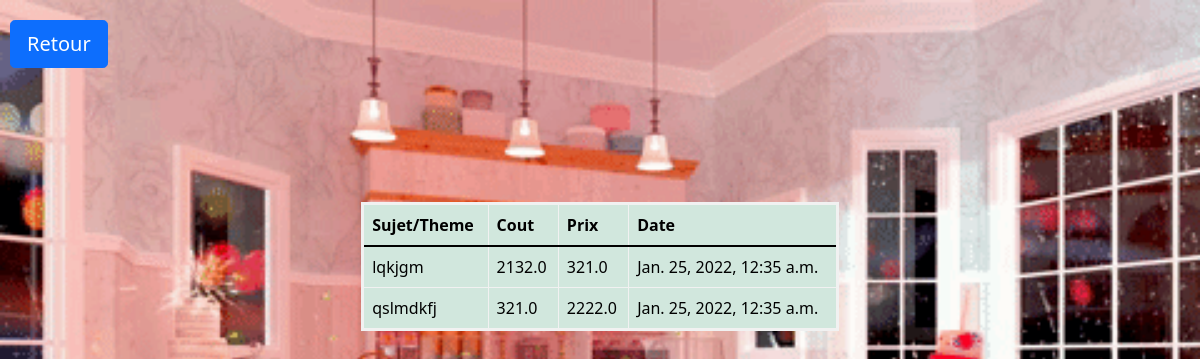
Page /get-commandes/3 on the committed database.
### accounts/models.py (models this page shows)
class Commande(models.Model):
    about=models.CharField(max_length=500,null=False)
    cout=models.FloatField(null=False)
    prix=models.FloatField(null=False)
    date_ajoutee=models.DateTimeField(default=timezone.now)
    client=models.ForeignKey(Clients,on_delete=models.CASCADE)

### accounts/views.py (the view)
# urls.py: path('get-commandes/<client_id>', views.getCommandes, name='get-commandes')
def getCommandes(request,client_id):
    commandes=Commande.objects.filter(client=client_id)
    context={'commandes':commandes}
    return render(request,'accounts/get-commandes.html',context)

### accounts/templates/accounts/get-commandes.html (shortened to what this page needs)
{% extends 'accounts/index.html' %}
{% block content %}
<head>
    <link href="{% static '/css/cmds.css' %}" rel="stylesheet">
    <link href="https://cdn.jsdelivr.net/npm/bootstrap@5.1.3/dist/css/bootstrap.min.css" rel="stylesheet">
</head>
<a href="/" style="position:fixed;top:20px;left:10px;" type="button" class="btn btn-primary btn-lg">Retour</a>
<center>
    <table class="table table-hover table-bordered table-success table-responsive tb">
    <thead>
    <th>Sujet/Theme</th>
    <th>Cout</th>
    <th>Prix</th>
    <th>Date</th>
    </thead>
    {% for commande in commandes %}
    <tr>
        <td>{{commande.about}}</td>
        <td>{{commande.cout}}</td>
        <td>{{commande.prix}}</td>
        <td>{{commande.date_ajoutee}}</td>
    </tr>
    {% endfor %}
</table></center>
{% endblock %}

### static/css/cmds.css (style rules this page uses)
table.tb { width:60%; margin:auto; border:3px solid #f1f1f1; }

### rows in the picture
Commande: about "lqkjgm", cout "2132.0", prix "321.0", date_ajoutee "Jan. 25, 2022, 12:35 a.m."
Commande: about "qslmdkfj", cout "321.0", prix "2222.0", date_ajoutee "Jan. 25, 2022, 12:35 a.m."
